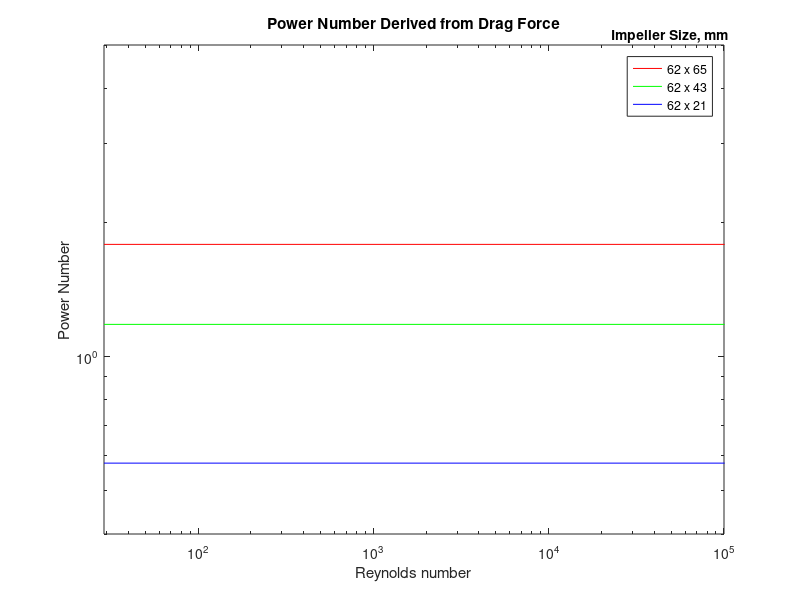

Write the MATLAB code that produced this figure.
function fluidmixing
close all

%constants
alpha = 2; %# of blades
Cd = 1.28; %from drag coeffs doc
rho = 864; %kg/m^3
mu = 0.0952; %kg/m*s

%blade dimensions
h1 = 0.065; %m
h2 = 0.043; %m
h3 = 0.021; %m
w = 0.062; %m
r1 = 0.055/2; %m
r2 = r1 + w; %m
D = 2*r2;

%for literature
% r1 = 0;
% D = 8*h;
% r2 = D/2;
% w = r2 - r1;

N = linspace(0.1, 10^5); %rev/sec
Re = reynolds(D, N, rho, mu);

Po1 = powernum(alpha, Cd, h1, r2, r1);
Povec1 = Po1*ones(size(Re));

Po2 = powernum(alpha, Cd, h2, r2, r1);
Povec2 = Po2*ones(size(Re));

Po3 = powernum(alpha, Cd, h3, r2, r1);
Povec3 = Po3*ones(size(Re));

%the plotting
figure
loglog(Re, Povec1, 'r')
hold on
loglog(Re, Povec2, 'g')
loglog(Re, Povec3, 'b')
xlabel('Reynolds number')
ylabel('Power Number')
title('Power Number Derived from Drag Force')
axis([0 100000 0.4 5])
h = legend('62 x 65','62 x 43','62 x 21','Location','NorthEast');
v = get(h,'title');
set(v,'string','Impeller Size, mm');

%Print stuff
disp('             Power Number');
fprintf('62 x 65 mm: \t%.2f\n', Po1)
fprintf('62 x 43 mm: \t%.2f\n', Po2)
fprintf('62 x 21 mm: \t%.2f\n', Po3)

end

function [Re] = reynolds(D, N, rho, mu)

Re = (D.^2).*N.*rho./mu;
end

function Po = powernum(alpha, Cd, h, r2, r1)

numer = alpha*Cd*h*((r2^4)-(r1^4))*(pi^3);
denom = (2*r2)^5;
Po = numer./denom;
end
